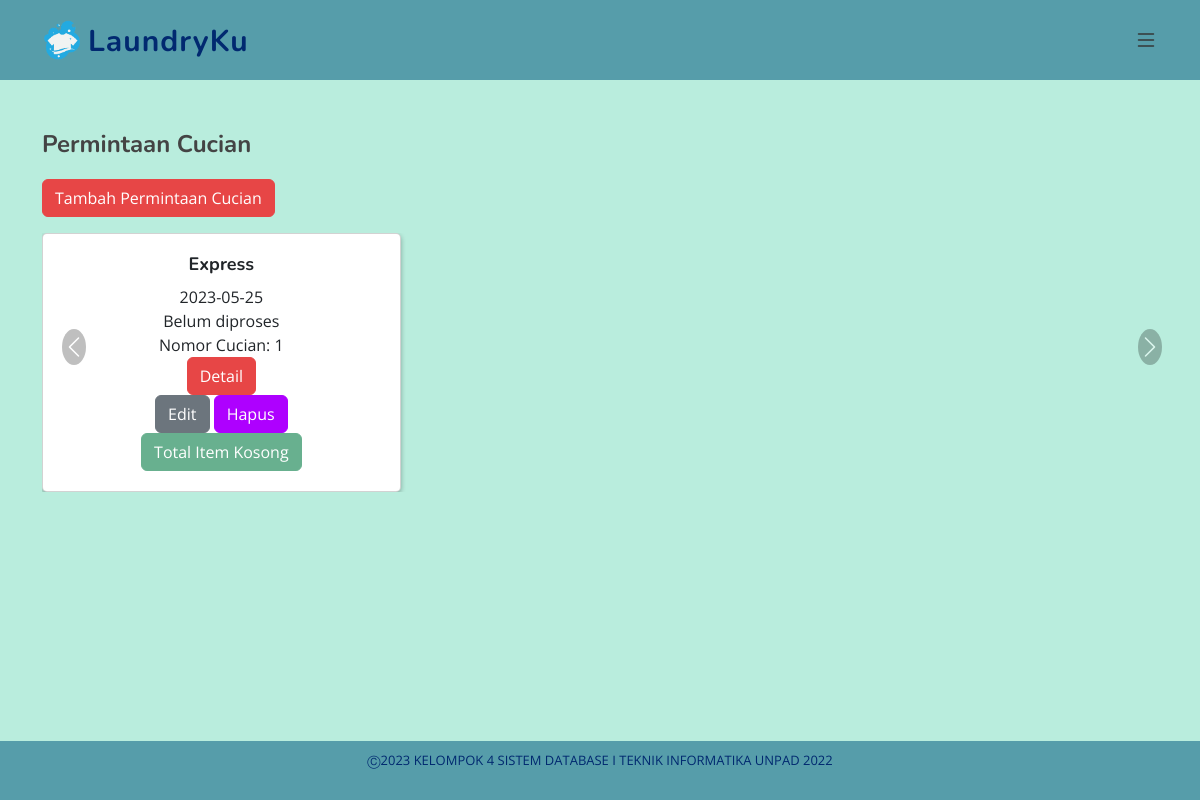
The page /permintaan_cucian_pelanggan.php (signed in) on the database its author committed.
### tables this page shows
CREATE TABLE PermintaanCucian (
    no_cucian INT AUTO_INCREMENT PRIMARY KEY,
    id_pelanggan INT,
    id_prioritas INT,
    tgl_masuk DATE,
    tgl_selesai DATE,
    total_item INT,
    id_status_cucian INT,
    FOREIGN KEY (id_pelanggan) REFERENCES Pelanggan(id_pelanggan),
    FOREIGN KEY (id_prioritas) REFERENCES Prioritas(id_prioritas),
    FOREIGN KEY (id_status_cucian) REFERENCES StatusCucian(id_status_cucian)
);

CREATE TABLE Prioritas (
    id_prioritas INT AUTO_INCREMENT PRIMARY KEY,
    jenis_prioritas VARCHAR(255) NOT NULL,
    keterangan VARCHAR(255),
    durasi INT,
    image_url VARCHAR (255)
);

CREATE TABLE StatusCucian (
    id_status_cucian INT AUTO_INCREMENT PRIMARY KEY,
    jenis_status_cucian VARCHAR(255) NOT NULL
);

### permintaan_cucian_pelanggan.php (the view, shortened to what this page needs)
<?php
include "config.php";
$id_pelanggan = $_SESSION['id_pelanggan'];
$query = "SELECT pc.*, p.jenis_prioritas, s.jenis_status_cucian, t.no_transaksi
          FROM PermintaanCucian pc
          INNER JOIN Prioritas p ON pc.id_prioritas = p.id_prioritas
          INNER JOIN StatusCucian s ON pc.id_status_cucian = s.id_status_cucian
          LEFT JOIN Transaksi t ON pc.no_cucian = t.no_cucian
          WHERE pc.id_pelanggan = '$id_pelanggan'
          ORDER BY pc.tgl_masuk DESC";
$result = mysqli_query($conn, $query);
?>
<?php include 'header_pelanggan.php'; ?>
<link rel="stylesheet" href="https://cdnjs.cloudflare.com/ajax/libs/OwlCarousel2/2.3.4/assets/owl.carousel.min.css">
<link rel="stylesheet"
    href="https://cdnjs.cloudflare.com/ajax/libs/OwlCarousel2/2.3.4/assets/owl.theme.default.min.css">
<main id="main">
    <section id="admin" class="admin">
        <div class="container">
            <div class="row">
                <div class="col-lg-12">
                    <h2>Permintaan Cucian</h2>
                </div>
            </div>
            <div class="row">
                <div class="col-lg-12">
                    <a href="tambah_permintaan_cucian_pelanggan.php" class="btn btn-primary mb-3">Tambah Permintaan
                        Cucian</a>
                </div>
            </div>
            <div class="row">
                <div class="owl-carousel owl-theme">
                    <?php
                    while ($row = mysqli_fetch_assoc($result)):
                        ?>
                        <div class="card">
                            <h5 class="card-title">
                                <?php echo $row['jenis_prioritas']; ?>
                            </h5>
                            <p class="card-text">
                                <?php echo $row['tgl_masuk']; ?>
                            </p>
                            <p class="card-text">
                                <?php echo $row['jenis_status_cucian']; ?>
                            </p>
                            <p class="card-text">
                                <?php echo "Nomor Cucian: " . $row['no_cucian']; ?>
                            </p>
                            <div class="button-group">
                                <a href="detail_permintaan_cucian_pelanggan.php?no_cucian=<?php echo $row['no_cucian']; ?>"
                                    class="btn btn-primary">Detail</a>
                                <?php if ($row['jenis_status_cucian'] != 'Selesai' && $row['jenis_status_cucian'] != 'Sedang diproses' && !$row['no_transaksi']): ?>
                                    <div>
                                        <a href="edit_permintaan_cucian_pelanggan.php?no_cucian=<?php echo $row['no_cucian']; ?>"
                                            class="btn btn-secondary">Edit</a>
                                        <a href="hapus_permintaan_cucian_pelanggan.php?no_cucian=<?php echo $row['no_cucian']; ?>"
                                            class="btn btn-danger">Hapus</a>
                                    </div>
                                <?php endif; ?>
                                <?php if ($row['total_item'] > 0): ?>
                                    <?php if ($row['no_transaksi']): ?>
                                        <span class="btn btn-success disabled">Sudah Masuk ke Transaksi</span>
                                    <?php else: ?>
                                        <a href="buat_transaksi_pelanggan.php?no_cucian=<?php echo $row['no_cucian']; ?>"
                                            class="btn btn-success">Lanjutkan ke Transaksi</a>
                                    <?php endif; ?>
                                <?php else: ?>
                                    <span class="btn btn-success disabled">Total Item Kosong</span>
                                <?php endif; ?>
                            </div>
                        </div>
                        <?php
                    endwhile;
                    ?>
                </div>
            </div>
        </div>
    </section>
</main>
<?php include 'footer.php'; ?>

### assets/css/style.css (style rules this page uses)
:root { scroll-behavior: smooth; }
body { font-family: "Open Sans", sans-serif; color: #444444; }
a { color: #f4f4f4; text-decoration: none; }
h1, h2, h3, h4, h5, h6 { font-family: "Nunito", sans-serif; }
section { padding: 60px 0; overflow: hidden; }

### assets/css/styles.css (style rules this page uses)
#main { background-color: #B9EDDD; min-height: calc(100vh - 30px); }
#main .admin h2 { font-size: 24px; font-weight: bold; margin-bottom: 20px; }
#main .admin .btn-primary { background-color: #E74646; border-color: #E74646; }
#main .admin .btn-danger { background-color: #ae00ff; border-color: #ae00ff; }
#main { padding-top: 70px; }
#main .card { background-color: #fff; border-radius: 5px; box-shadow: 0 2px 5px rgba(0, 0, 0, 0.3); padding: 20px; text-align: center; }
#main .admin .card-title { font-size: 18px; font-weight: bold; margin-bottom: 10px; }
#main .admin .card-text { margin-bottom: 0; }

### rows shown on the page
permintaancucian: id_prioritas.jenis_prioritas "Express", tgl_masuk "2023-05-25", id_status_cucian.jenis_status_cucian "Belum diproses", no_cucian "1", total_item "Total Item Kosong"
